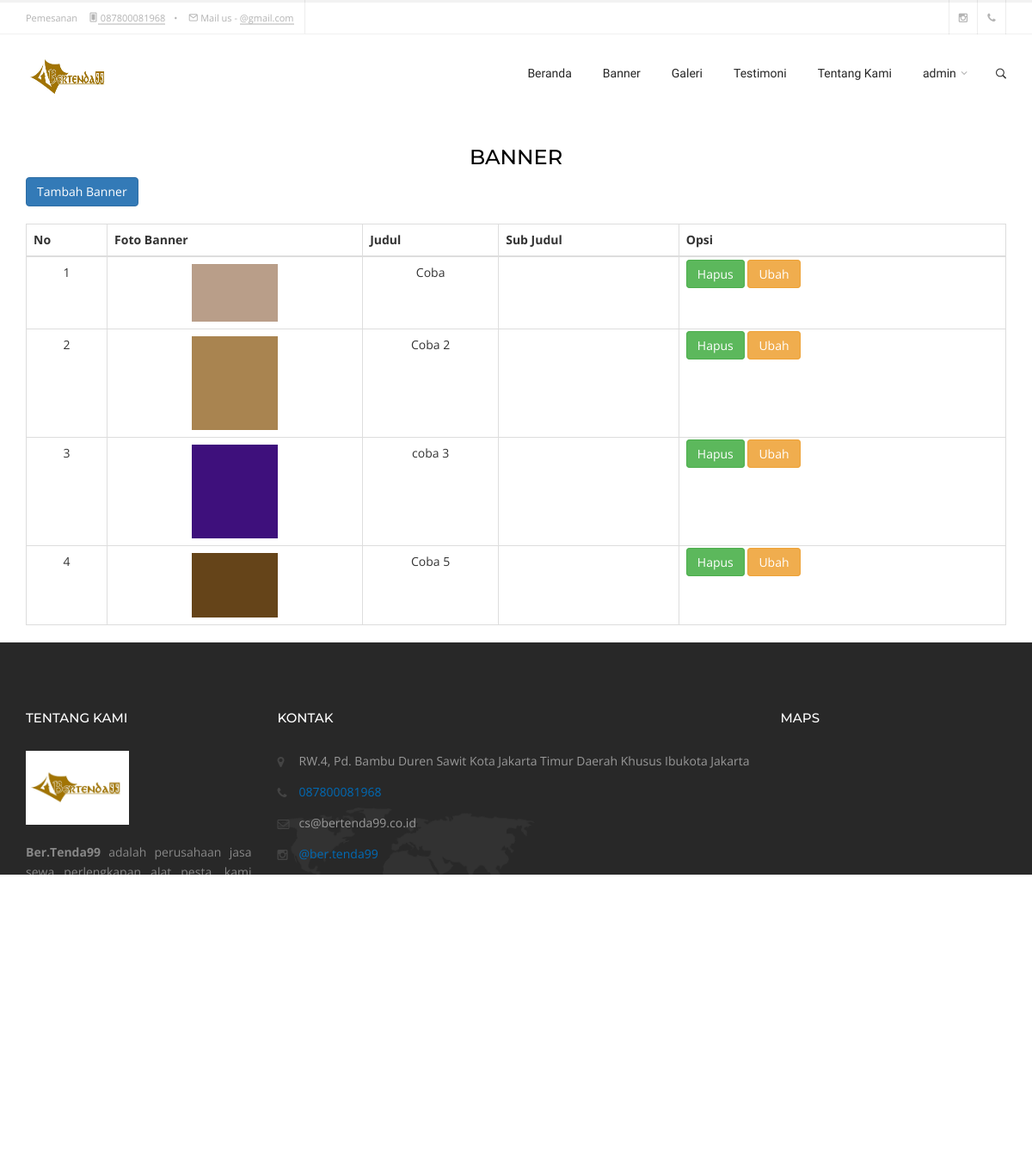
/indexadmin.php?halaman=banner (signed in), run on the app's committed database.
### tables this page shows
CREATE TABLE `about_us` (
  `id_au` int(11) NOT NULL,
  `tentang` text NOT NULL,
  `alamat` text NOT NULL,
  `no_telp` varchar(12) NOT NULL,
  `email` text NOT NULL,
  `instagram` text NOT NULL
);

CREATE TABLE `banner` (
  `id_banner` int(3) NOT NULL,
  `foto_banner` varchar(20) NOT NULL,
  `judul` varchar(30) NOT NULL,
  `subjudul` varchar(30) NOT NULL
);

### admin/banner_admin.php (the view)
<div class="container">
        <h3 class="uppercase text-center">Banner</h3>
<a href="?halaman=tambahbanner" class="btn btn-primary">Tambah Banner</a><br /><br />
<table class="table table-bordered">
  <thead>
    <tr align="center">
    <th>No</th>
    <th>Foto Banner</th>
    <th>Judul</th>
    <th>Sub Judul</th>
    <th>Opsi</th>
    </tr>
  </thead>
  <tbody>
      <?php $nomor=1; ?>
      <?php $ambil=$koneksi->query("SELECT * FROM banner"); ?>
      <?php while($pecah = $ambil->fetch_assoc()){ ?>
    <tr>
      <td align="center"><?php echo $nomor; ?></td>
      <td align="center"><img src="foto/<?php echo $pecah['foto_banner']; ?>" width="100"></td>
      <td align="center"><?php echo $pecah['judul']; ?></td>
      <td align="center"><?php echo $pecah['subjudul'] ?></td>
      <td>
      <a onclick="return confirm('yakin Ingin Menghapus data ?')"  href="?halaman=hapusbanner&id_banner=<?php echo $pecah['id_banner']; ?>" class="btn btn-success">Hapus</a>
      <a href="?halaman=ubahbanner&id_banner=<?php echo $pecah['id_banner']; ?>" class="btn btn-warning">Ubah</a>
      </td>
    </tr>
    <?php $nomor++; ?>
    <?php } ?>
  </tbody>
</table>
</div>

### header_admin.php (shortened to what this page needs)
<!DOCTYPE html>
<html lang="en">
<head>
	<?php
$sql_aboutus = mysqli_query($koneksi, "select * from about_us where id_au =1") or die (mysqli_error());
$data_aboutus = mysqli_fetch_array($sql_aboutus);
$alamatinstagram =(strip_tags($data_aboutus['instagram']));
$instagram = substr($alamatinstagram,1);
?>
	<link rel="stylesheet" href="css/bootstrap.min.css" type="text/css">
	<link rel="stylesheet" href="js/owl-carousel/owl.carousel.css">
	<link rel="stylesheet" href="js/owl-carousel/owl.theme.css">
	<link rel="stylesheet" href="js/owl-carousel/owl.transitions.css">
	<link rel="stylesheet" href="js/rs-plugin/css/settings.css">
	<link rel="stylesheet" href="js/flexslider/flexslider.css">
	<link rel="stylesheet" href="js/isotope/isotope.css">
	<link rel="stylesheet" href="css/jquery-ui.css">
	<link rel="stylesheet" href="js/magnific-popup/magnific-popup.css">
	<link rel="stylesheet" href="css/style.css">
	<link rel="stylesheet" href="css/icomoon/style.css" type="text/css">
	<link rel="stylesheet" href="font-awesome/css/font-awesome.min.css" type="text/css">
	<link rel="stylesheet" href="css/color-scheme/default-blue.css" type="text/css">
</head>
<body>
<div class="outer-wrapper">
	<div id="top-bar" class="hidden-xs hidden-sm">
		<div class="container">
			<div class="row">
				<div class="col-md-12">
					<div class="top-bar-content">
						<p>Pemesanan <span></span><i class="icon-mobile2" ></i><a href="https://api.whatsapp.com/send?phone=6287800081968&text=Hallo%20saya%20lihat%20di%20iklan%20www.bertenda99.co.id,%20saya%20mau%20konsultasi,%20mohon%20segera%20hubungi%20saya..%20%F0%9F%99%8F%F0%9F%98%8A" target="_blank">
						<?=$data_aboutus['no_telp']; ?></a><span></span>&bull;<span></span> <i class="icon-mail3"></i> Mail us - <a href="#">@gmail.com</a></p>
					</div>
					<div class="nav-social-icons">
						<ul class="social-icons">
							<li class="instagram">
								<a href="https://www.instagram.com/<?=$instagram; ?>/" target="_blank">
								<i class="fa fa-instagram"></i>
								</a>
							</li>
							<li class="youtube">
							<a href="https://api.whatsapp.com/send?phone=6287800081968&text=Hallo%20saya%20lihat%20di%20iklan%20www.bertenda99.co.id,%20saya%20mau%20konsultasi,%20mohon%20segera%20hubungi%20saya..%20%F0%9F%99%8F%F0%9F%98%8A" target="_blank">
								<i class="fa fa-phone"></i>
								</a>
							</li>
						</ul>
					</div>
				</div>
			</div>
		</div>
	</div>
	<header id="header-main">
		<div class="container">
			<div class="navbar yamm navbar-default">
				<div class="navbar-header">
					<a href="indexadmin.php"><img src="foto/logo/LOGO TENDA.jpg" width="100" height="100"></a>
				</div>
				<div class="header-x pull-right">
					<div class="s-search">
						<div class="ss-trigger"><i class="icon-search2"></i></div>
					</div>
				</div>
				<div id="navbar-collapse-1" class="navbar-collapse collapse navbar-right">
					<ul class="nav navbar-nav">
						<li class="nav-item">
							<a class= "nav-link" href="indexadmin.php" >
								Beranda
							</a>
						</li>
						<li class="dropdown">
								<a href="?halaman=banner">
									Banner
								</a>
						<li class="dropdown">
						<a href="?halaman=galeri">
									Galeri
								</a>
								</li>
						<li class="dropdown">
							<a href="?halaman=testimoni">
								Testimoni
							</a>
						</li>
				  		<li class="dropdown">
							<a href="?halaman=aboutus">
								Tentang Kami
							</a>
						</li>
						<li class="dropdown">
							<?php
							$admin_terlogin = @$_SESSION['admin'];
							$sql_admin = mysqli_query($koneksi, "select * from admin where id_admin = '$admin_terlogin'") or die (mysqli_error());
							$data_admin = mysqli_fetch_array($sql_admin);
							?>
							<a href="#" data-toggle="dropdown" class="dropdown-toggle">
								<?php echo $data_admin['username'];?>
								<div class="arrow-up"><i class="fa fa-angle-down"></i></div>
							</a>
						</li>
				  </ul>
				</div>
			</div>
		</div>
	</header>

### footer_admin.php (shortened to what this page needs)
<footer>
		<div class="container">
			<div class="row">
				<div class="col-md-3">
					<h4 class="space30">Tentang Kami</h4>
			    <img src="foto/logo/LOGO TENDA.jpg" class="img-responsive space20" width="120" alt=""/>
					<p align="justify"><?php echo $data_aboutus['tentang']; ?></p>
				</div>
				<div class="col-md-6">
					<h4 class="space30">Kontak</h4>
			  		<ul class="c-info">
						<li><i class="fa fa-map-marker"></i> <?php echo $data_aboutus['alamat']; ?>
						</li>
						<li><i class="fa fa-phone"></i><a href="https://api.whatsapp.com/send?phone=6287800081968&text=Hallo%20saya%20lihat%20di%20iklan%20www.bertenda99.co.id,%20saya%20mau%20konsultasi,%20mohon%20segera%20hubungi%20saya..%20%F0%9F%99%8F%F0%9F%98%8A" target="_blank"> <?php echo $data_aboutus['no_telp']; ?></a></li>
						<li><i class="fa fa-envelope-o"></i> <?php echo $data_aboutus['email']; ?></li>
						<li><i class="fa fa-instagram"></i> <a href="https://www.instagram.com/<?=$instagram; ?>/" target="_blank"><?php echo $data_aboutus['instagram']; ?></a></li>
					</ul>
				</div>
				<div class="col-md-3">
					<h4 class="space30">Maps</h4>
				  <iframe src="https://www.google.com/maps/embed?pb=!1m14!1m8!1m3!1d7932.359688391628!2d106.89716908332828!3d-6.240012557285191!3m2!1i1024!2i768!4f13.1!3m3!1m2!1s0x2e69f339ae88d827%3A0x84b171db26e9072e!2sRW.4%2C+Pd.+Bambu%2C+Duren+Sawit%2C+Kota+Jakarta+Timur%2C+Daerah+Khusus+Ibukota+Jakarta!5e0!3m2!1sid!2sid!4v1550053885148" width="700" height="300" frameborder="0" style="border:0" allowfullscreen></iframe>
				</div>
			</div>
		</div>
	</footer>
	<div class="footer-bottom">
		<div class="container">
			<div class="row">
				<div class="col-md-8">
					<p>&copy; Copyright 2019. Theme by <a href="http://www.ckthemes.com" target="_blank">CK Themes</a></p>
				</div>
			</div>
		</div>
	</div>
</div>
</body>
</html>

### css/icomoon/style.css (style rules this page uses)
[class^="icon-"], [class*=" icon-"] { font-family: 'icomoon'; speak: none; font-style: normal; font-weight: normal; font-variant: normal; text-transform: none; line-height: 1; -webkit-font-smoothing: antialiased; -moz-osx-font-smoothing: grayscale; }
.icon-mobile2:before { content: "\e609"; }
.icon-search2:before { content: "\e611"; }
.icon-mail3:before { content: "\e066"; }

### css/color-scheme/default-blue.css (style rules this page uses)
a { color: #006bb7; }

### data on the page
about_us: no_telp "087800081968", tentang "Ber.Tenda99 adalah perusahaan jasa sewa perlengkapan alat pesta, kami menyediakan Tenda, Panggung, Sound Musik, Kursi, Meja, AC Standing, Misty Van dan lain-lain. Perusahaan kami senantiasa memberikan layanan terbaik dan selalu mengutamakan kepuasan klien. Hingga saat ini kami sudah memiliki ratusan klien dan partner.", alamat "RW.4, Pd. Bambu Duren Sawit Kota Jakarta Timur Daerah Khusus Ibukota Jakarta", email "cs@bertenda99.co.id", instagram "@ber.tenda99"
banner: foto_banner (picture), judul "Coba"
banner: foto_banner (picture), judul "Coba 2"
banner: foto_banner (picture), judul "coba 3"
banner: foto_banner (picture), judul "Coba 5"

### other printed values
$data_admin['username'] "admin"
